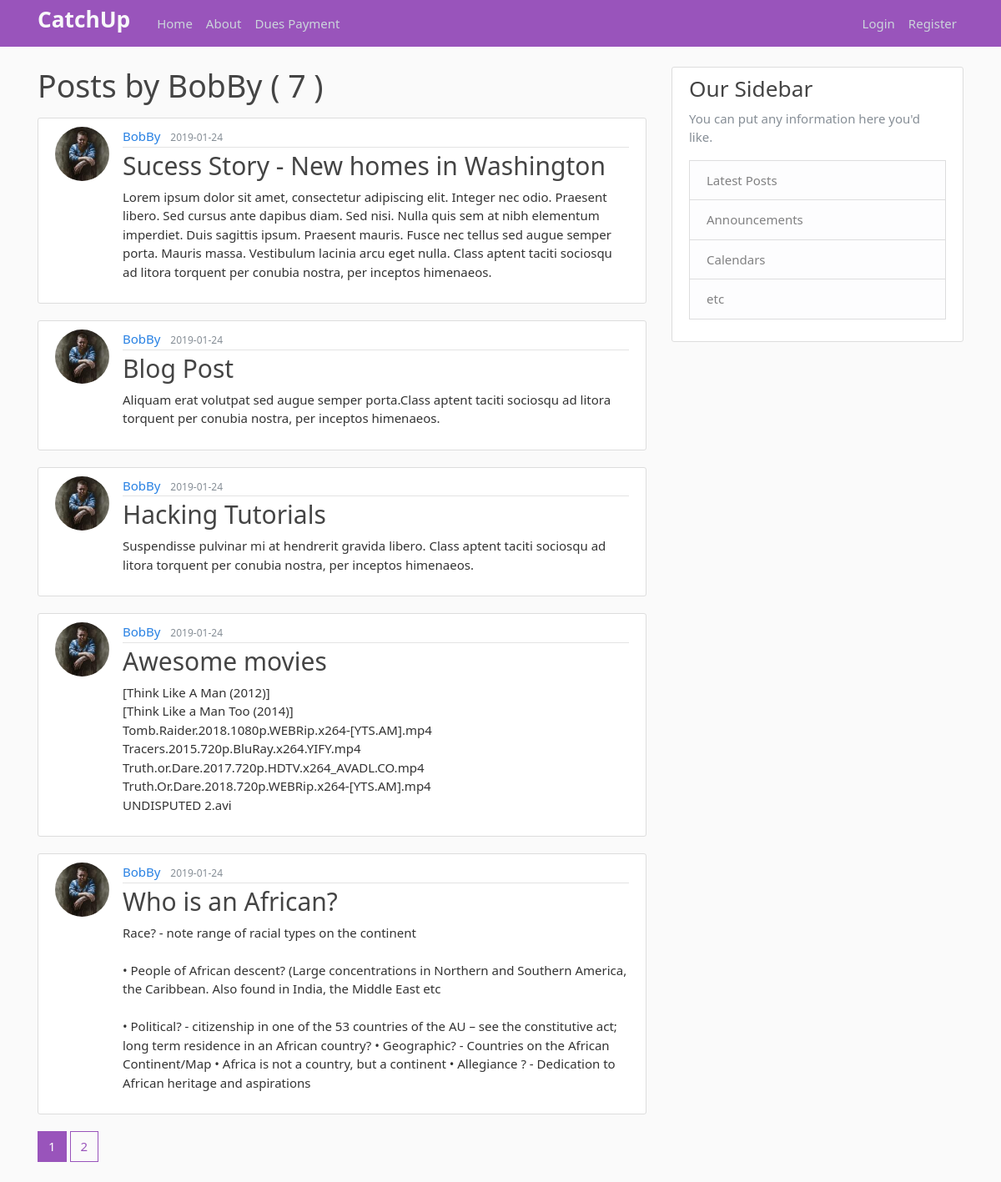
Screenshot of /user/BobBy with the database file from the repository.
### flaskblog/models.py (models this page shows, shortened)
class User(db.Model, UserMixin):
	id = db.Column(db.Integer, primary_key=True)
	username = db.Column(db.String(20), unique=True, nullable=False)
	email = db.Column(db.String(120), nullable=False)
	image_file = db.Column(db.String(20), nullable=False, default='default.jpg')
	password = db.Column(db.String(60), nullable=False)
	posts = db.relationship('Post', backref='author', lazy=True)

class Post(db.Model):
	id = db.Column(db.Integer, primary_key=True)
	title = db.Column(db.String(100), nullable=False)
	date_posted = db.Column(db.DateTime, nullable=False, default=datetime.utcnow)
	content = db.Column(db.Text, nullable=False)
	user_id = db.Column(db.Integer, db.ForeignKey('user.id'), nullable=False)

### flaskblog/routes.py (the view)
@app.route("/user/<string:username>")
def user_posts(username):
	page = request.args.get('page', 1, type=int)
	user = User.query.filter_by(username=username).first_or_404()
	posts = Post.query.filter_by(author=user).order_by(Post.date_posted.desc()).paginate(page=page, per_page=5)
	return render_template('user_posts.html', posts=posts, user=user)

### flaskblog/templates/user_posts.html
{% extends "layout.html" %}
{% block content %}
    <h1 class="mb-3">Posts by {{ user.username }} ( {{ posts.total }} )</h1>
    {% for post in posts.items %}
        <article class="media content-section">
        <img src="{{ url_for('static', filename='profile_pics/' + post.author.image_file) }}" alt="Author Profile Picture"
             class="rounded-circle article-img">
          <div class="media-body">
            <div class="article-metadata">
              <a class="mr-2" href="{{ url_for('user_posts', username=post.author.username  ) }}">{{ post.author.username }}</a>
              <small class="text-muted">{{ post.date_posted.strftime('%Y-%m-%d') }}</small>
            </div>
            <h2><a class="article-title" href="{{ url_for('post', post_id=post.id) }}">{{ post.title }}</a></h2>
            <p class="article-content">{{ post.content }}</p>
          </div>
        </article>
    {% endfor %}
     {% for page_num in posts.iter_pages(left_edge=1, right_edge=1, left_current=1, right_current=2) %}
        {% if page_num %}
            {% if posts.page == page_num %}
                <a href="{{ url_for('user_posts', username=user.username, page=page_num) }}" class="btn btn-info mb-4">{{ page_num }}</a>
            {% else %}
                <a href="{{ url_for('user_posts',  username=user.username, page=page_num) }}" class="btn btn-outline-info mb-4">{{ page_num }}</a>
            {% endif %}
        {% else %}
            ...
        {% endif %}
    {% endfor %}
{% endblock content %}

### flaskblog/static/main.css (style rules this page uses)
body { background: #fafafa; color: #333333; margin-top: 5rem; }
h1, h2, h3, h4, h5, h6 { color: #444444; }
.content-section { background: #ffffff; padding: 10px 20px; border: 1px solid #dddddd; border-radius: 3px; margin-bottom: 20px; }
.article-title { color: #444444; }
.article-content { white-space: pre-line; }
.article-img { height: 65px; width: 65px; margin-right: 16px; }
.article-metadata { padding-bottom: 1px; margin-bottom: 4px; border-bottom: 1px solid #e3e3e3 }

### rows the page displays
User: username "BobBy"
Post: image_file (picture), author.username "BobBy", date_posted "2019-01-24", title "Sucess Story - New homes in Washington", content "Lorem ipsum dolor sit amet, consectetur adipiscing elit. Integer nec odio. Praesent libero. Sed cursus ante dapibus diam. Sed nisi. Nulla quis sem at nibh elementum imperdiet. Duis sagittis ipsum. Praesent mauris. Fusce nec tellus sed augue semper porta. Mauris massa. Vestibulum lacinia arcu eget nulla. Class aptent taciti sociosqu ad litora torquent per conubia nostra, per inceptos himenaeos."
Post: image_file (picture), author.username "BobBy", date_posted "2019-01-24", title "Blog Post", content "Aliquam erat volutpat sed augue semper porta.Class aptent taciti sociosqu ad litora torquent per conubia nostra, per inceptos himenaeos."
Post: image_file (picture), author.username "BobBy", date_posted "2019-01-24", title "Hacking Tutorials", content "Suspendisse pulvinar mi at hendrerit gravida libero. Class aptent taciti sociosqu ad litora torquent per conubia nostra, per inceptos himenaeos."
Post: image_file (picture), author.username "BobBy", date_posted "2019-01-24", title "Awesome movies", content "[Think Like A Man (2012)] [Think Like a Man Too (2014)] Tomb.Raider.2018.1080p.WEBRip.x264-[YTS.AM].mp4 Tracers.2015.720p.BluRay.x264.YIFY.mp4 Truth.or.Dare.2017.720p.HDTV.x264_AVADL.CO.mp4 Truth.Or.Dare.2018.720p.WEBRip.x264-[YTS.AM].mp4 UNDISPUTED 2.avi"
Post: image_file (picture), author.username "BobBy", date_posted "2019-01-24", title "Who is an African?", content "Race? - note range of racial types on the continent • People of African descent? (Large concentrations in Northern and Southern America, the Caribbean. Also found in India, the Middle East etc • Political? - citizenship in one of the 53 countries of the AU – see the constitutive act; long term residence in an African country? • Geographic? - Countries on the African Continent/Map • Africa is not a country, but a continent • Allegiance ? - Dedication to African heritage and aspirations"

### other values shown
{{ posts.total }} "7"
{{ page_num }} "1"
{{ page_num }} "2"
